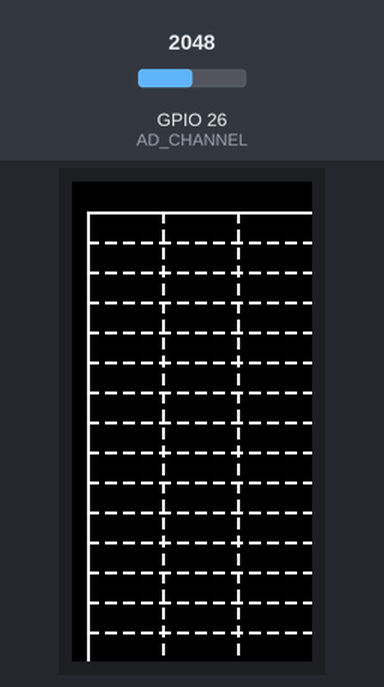
Simulated run of this sketch. Board: ESP32. Parts: 80×160 colour display. The test bench sets the inputs (shaded band); at power-on: GPIO 26 (AD_CHANNEL) = 2048.

Above: at 1.3 s.
1.4 s: GPIO 26 (AD_CHANNEL) set to 491
At 1.85 s:
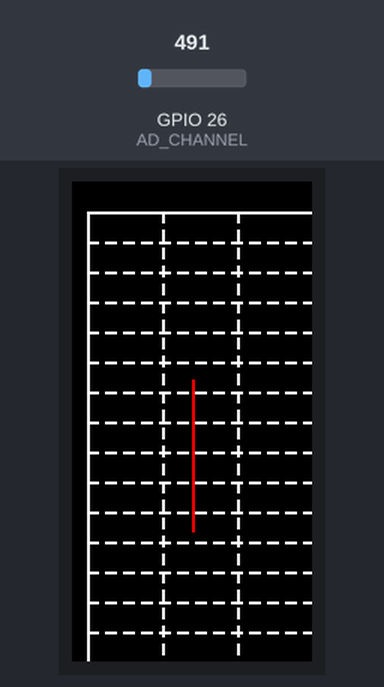
2.9 s: GPIO 26 (AD_CHANNEL) set to 1228
At 4.9 s:
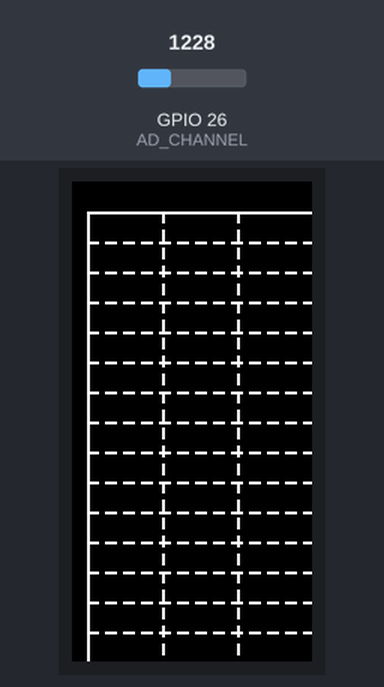
5.2 s: GPIO 26 (AD_CHANNEL) set to 0
At 5.65 s:
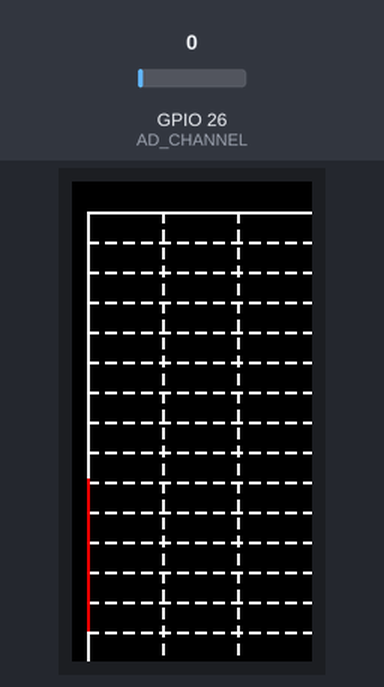
Timing chart, 0 to 8.2 s (numbered marks = the images above; inputs shaded):
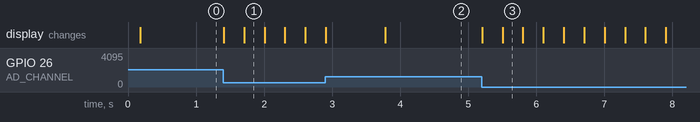

The sketch:

SimpleWaveViewer.ino
```cpp
#include <M5StickC.h>

/**
 * M5Stick-C 用 AD 入力(G26 ポート) の波形表示
 *
 * @see https://github.com/botofancalin/M5Stack-ESP32-Oscilloscope/blob/master/M5Stack_Oscilloscope/M5Stack_Oscilloscope.ino
 */

// サンプリングレート (us) 1000000(us)=1(s) , 6(ms) = 6000
const int SAMPLING_RATE = 6000;
// サンプリングするポ０と
const int AD_CHANNEL = 26;// G26
// LCD のサイズ
const int16_t LCD_WIDTH = 80;
const int16_t LCD_HEIGHT = 160;
// 画面の表示位置
const int16_t START_X = 10;
const int16_t START_Y = 5;
const int16_t END_X = LCD_HEIGHT;
const int16_t END_Y = LCD_WIDTH;
const int16_t START_Y_ZERO = 0;
const int16_t MAX_Y = END_Y - (START_Y + START_Y_ZERO);
// データバッファサイズ
const int16_t bufferSize = END_X-START_X;
// データバッファ
int16_t adBuffers[bufferSize];
// データバッファのリードポインタ
int16_t readBufferPointer = 0;
// データバッファのライトポインタ
int16_t writeBufferPointer = 0;

// 割り込み関係
// @see https://techtutorialsx.com/2017/10/07/esp32-arduino-timer-interrupts/
// @see http://marchan.e5.valueserver.jp/cabin/comp/jbox/arc202/doc21105.html
hw_timer_t *timer = NULL;
portMUX_TYPE timerMux = portMUX_INITIALIZER_UNLOCKED;

/**
 * AD 入力のデータを取得してグラフ表示用に正規化をする
 * 正規化したデータを返す
 *
 */
int16_t normailizeAnalogRead()
{
  int16_t value = analogRead(AD_CHANNEL);
  return ((value * MAX_Y) / 1024);
}

/**
 * タイマ割り込み処理
 *
 */
void IRAM_ATTR onTimer()
{
  portENTER_CRITICAL_ISR(&timerMux);
  adBuffers[writeBufferPointer++] = normailizeAnalogRead();
  if( writeBufferPointer >= bufferSize )
  {
      writeBufferPointer = 0;
  }
  portEXIT_CRITICAL_ISR(&timerMux);
}

/**
 * 縦軸の破線描写処理
 * @var y
 */
void drwaDashLineY(int16_t y)
{
  const int16_t t = 3;
  for(  int16_t x = START_X ; x <= END_X ; x=x+t*2 )
  {
    M5.Lcd.drawLine(y,x,y,x+t,WHITE);
  }
}

/**
 * 横軸の破線描写処理
 * @var x
 */
void drwaDashLineX(int16_t x)
{
  const int16_t t = 3;
  for(  int16_t y = START_Y ; y <= END_Y ; y=y+t*2 )
  {
    M5.Lcd.drawLine(y,x,y+t,x,WHITE);
  }
}

/**
 * グリッドの描写処理
 *
 */
void drawGrid()
{
  const int16_t divX = 10,divY = (END_Y - (START_Y + START_Y_ZERO)) / 3;
  short x,y;
  // Zero line
  M5.Lcd.drawLine(START_Y+START_Y_ZERO,START_X,START_Y+START_Y_ZERO,END_X,WHITE);
  // 垂直線
  M5.Lcd.drawLine(START_Y,START_X,LCD_WIDTH,START_X,WHITE);
  //
  for( x = START_X + divX; x <= END_X ; x=x+divX )
  {
    drwaDashLineX(x);
  }
  for( y = START_Y + divY ; y <= END_Y ; y=y+divY )
  {
    drwaDashLineY(y);
  }
}

/**
 * データの描写処理
 *
 */
void drawData()
{
  int16_t y,size;
  if( (writeBufferPointer - readBufferPointer) != 0 )
  {
    if( writeBufferPointer > readBufferPointer )
    {
      size = writeBufferPointer - readBufferPointer;
    }
    else
    {
      size = (bufferSize - readBufferPointer) + writeBufferPointer;

    }
      for( int16_t count = 0 ; count < size ; count++ )
      {
        y = adBuffers[readBufferPointer];
        M5.Lcd.drawPixel( START_Y+START_Y_ZERO+y, START_X + readBufferPointer, RED);
        readBufferPointer++;
        if( readBufferPointer >= bufferSize )
        {
          M5.Lcd.fillScreen(BLACK); // 画面全体を黒塗り
          drawGrid();
          readBufferPointer = 0;
        }
      }
  }

}

/**
 * 初期化処理
 *
 */
void setup() {
  // put your setup code here, to run once:
  //
  M5.begin();
  M5.Lcd.fillScreen(BLACK); // 画面全体を黒塗り

  memset(&adBuffers[0],0,bufferSize);

  timer = timerBegin(0, 80, true); // 1us 毎
  timerAttachInterrupt(timer, &onTimer, true);
  timerAlarmWrite(timer, SAMPLING_RATE, true); // SAMPLING_RATE us毎にonTimer 関数を呼び出す設定
  timerAlarmEnable(timer);

  M5.Lcd.fillScreen(BLACK); // 画面全体を黒塗り
  drawGrid();
}

/**
 * ループ処理
 *
 */
void loop() {
  drawData();
}
```

Measured:
- after the input at 1.4 s, the display: first changes at once (image 1 shows a later state)
- after the input at 5.2 s, the display: first changes at once (image 3 shows a later state)
